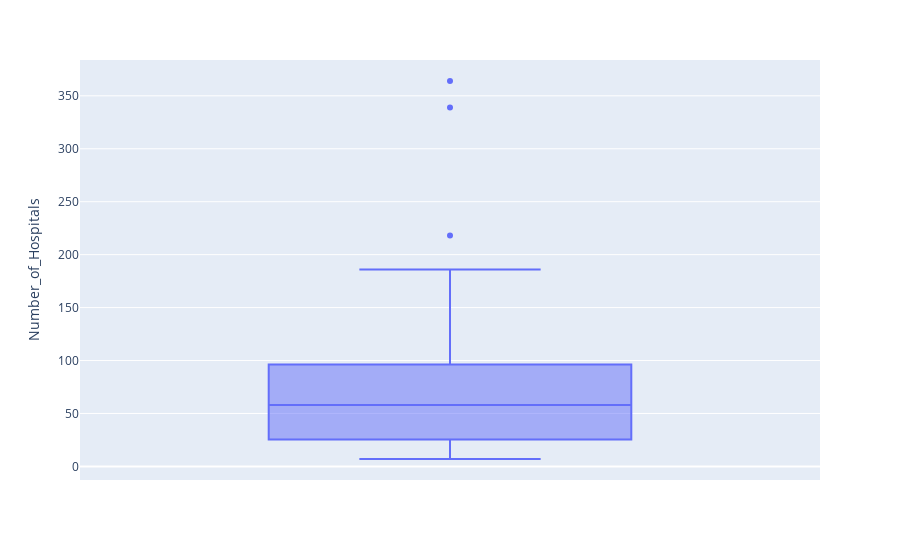

Notebook source saved alongside this figure:
### Code cell
fig = px.box(df_corr, y='Number_of_Hospitals')
fig.show()

### Figure 1 — Plotly figure (JSON) as saved in the notebook; plotly's stock layout.template omitted (floating-point values rounded to 4 significant figures)
{"data": [{"alignmentgroup": "True", "hovertemplate": "Number_of_Hospitals=%{y}<extra></extra>", "legendgroup": "", "marker": {"color": "#636efa"}, "name": "", "notched": false, "offsetgroup": "", "orientation": "v", "showlegend": false, "type": "box", "x0": " ", "xaxis": "x", "y": [90, 10, 78, 51, 339, 58, 35, 8, 7, 218, 110, 14, 18, 41, 142, 103, 55, 74, 110, 19, 72, 53, 106, 55, 69, 83, 18, 27, 108, 31, 14, 78, 10, 37, 186, 149, 91, 37, 177, 11, 67, 25, 98, 364, 36, 7, 91, 61, 34, 78, 14], "y0": " ", "yaxis": "y"}], "layout": {"boxmode": "group", "legend": {"tracegroupgap": 0}, "margin": {"t": 60}, "xaxis": {"anchor": "y", "domain": [0, 1]}, "yaxis": {"anchor": "x", "domain": [0, 1], "title": {"text": "Number_of_Hospitals"}}}}
